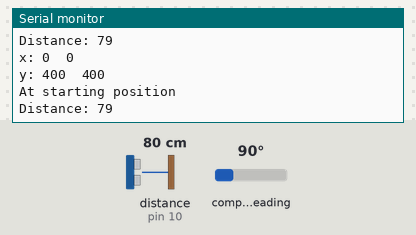
This sketch was run on a simulated Arduino Uno, built with avr-gcc and run on an emulated ATmega328P. On the bench: the last lines printed to the serial monitor. Wiring (inferred from the names in the program): ultrasonic range finder: trigger pin 9; echo pin 10; HMC5883L compass at I2C address 0x1E. The inputs (shaded band) are chosen by the test bench; at power-on: distance to the obstacle (sensor on pin 10) 80 cm, compass heading 90°. The echo pulse lasts 58.3 µs per cm.

Above: at 1.2 s.
1.3 s: distance to the obstacle (sensor on pin 10) set to 2 cm
At 1.75 s:
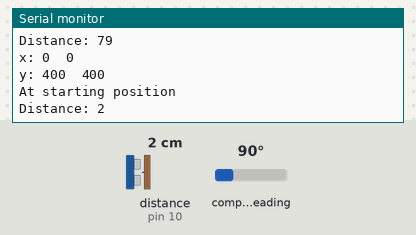
2.8 s: distance to the obstacle (sensor on pin 10) set to 299 cm
At 3.02 s:
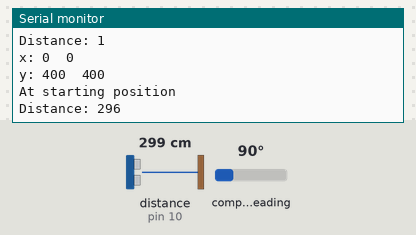
5.8 s: compass heading set to 7°
At 6.25 s:
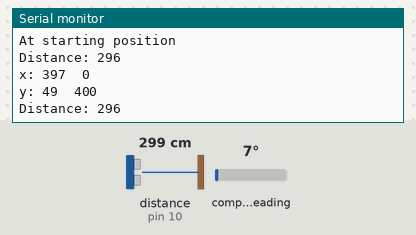
7.3 s: compass heading set to 180°
At 7.6 s:
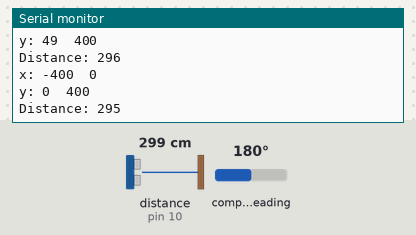
8.8 s: distance to the obstacle (sensor on pin 10) set to 9 cm
At 9.21 s:
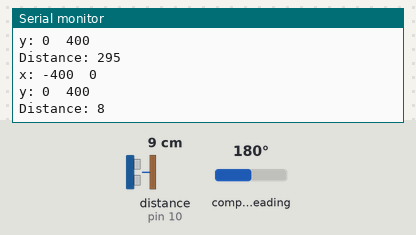
Timing chart, 0 to 11.8 s (numbered marks = the images above; inputs shaded):
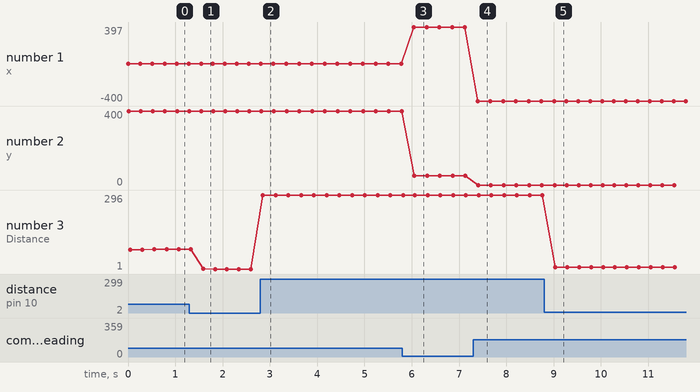

Measured:
- after the input at 1.3 s, the serial monitor: prints a new line after 0.29 s (image 1)
- after the input at 2.8 s, the serial monitor: prints a new line after 0.05 s (image 2)
- after the input at 5.8 s, the serial monitor: prints a new line after 0.25 s (image 3)
- after the input at 7.3 s, the serial monitor: prints a new line after 0.09 s (image 4)
- after the input at 8.8 s, the serial monitor: prints a new line after 0.23 s (image 5)
- plotted number 1: 0 → 397 after the input at 5.8 s, 397 → -400 after the input at 7.3 s
- plotted number 2: 400 → 49 after the input at 5.8 s
- plotted number 3: 79 → 1 after the input at 1.3 s, 1 → 296 after the input at 2.8 s, 296 → 295 after the input at 7.3 s, 295 → 8 after the input at 8.8 s

The sketch:

Pathfinding.ino
```cpp
// libraries
#include <Wire.h> //I2C Arduino Library

// compass sensor
// Analog input 4 I2C SDA
// Analog input 5 I2C SCL
#define address 0x1E //0011110b, I2C 7bit address of HMC5883

int startingDegreeX = -5000;
int startingDegreeY = -5000;

// ultrasonic sensor
// defines pins numbers
const int trigPin = 9;
const int echoPin = 10;
// defines variables
long duration;
int distance;

void setup(){
  //Initialize Serial and I2C communications
  Serial.begin(9600);
  Wire.begin();

  //Put the HMC5883 IC into the correct operating mode
  Wire.beginTransmission(address); //open communication with HMC5883
  Wire.write(0x02); //select mode register
  Wire.write(0x00); //continuous measurement mode
  Wire.endTransmission();

  // setup pinmode
  pinMode(trigPin, OUTPUT); // Sets the trigPin as an Output
  pinMode(echoPin, INPUT); // Sets the echoPin as an Input
}

void loop(){
  compass();
  ultrasonic();
  delay(250);
}

void compass() {
  int x,y,z; //triple axis data

  //Tell the HMC5883 where to begin reading data
  Wire.beginTransmission(address);
  Wire.write(0x03); //select register 3, X MSB register
  Wire.endTransmission();

  //Read data from each axis, 2 registers per axis
  Wire.requestFrom(address, 6);
  if(6<=Wire.available()){
    x = Wire.read()<<8; //X msb
    x |= Wire.read(); //X lsb
    z = Wire.read()<<8; //Z msb
    z |= Wire.read(); //Z lsb
    y = Wire.read()<<8; //Y msb
    y |= Wire.read(); //Y lsb
  }

  //Print out values of each axis
  Serial.print("x: ");
  Serial.print(x);
  Serial.print("\t");
  Serial.println(startingDegreeX);
  Serial.print("y: ");
  Serial.print(y);
  Serial.print("\t");
  Serial.println(startingDegreeY);

  if(startingDegreeX == -5000 && startingDegreeY == -5000) {
    startingDegreeX = x;
    startingDegreeY = y;
  }

  if(x <= startingDegreeX + 20 && x >= startingDegreeX - 20 && y <= startingDegreeY + 20 && y >= startingDegreeY - 20) {
    Serial.println("At starting position");
  }
}

void ultrasonic() {
  // Clears the trigPin
  digitalWrite(trigPin, LOW);
  delayMicroseconds(2);
  // Sets the trigPin on HIGH state for 10 micro seconds
  digitalWrite(trigPin, HIGH);
  delayMicroseconds(10);
  digitalWrite(trigPin, LOW);
  // Reads the echoPin, returns the sound wave travel time in microseconds
  duration = pulseIn(echoPin, HIGH);
  // Calculating the distance
  distance= duration*0.034/2;
  // Prints the distance on the Serial Monitor
  Serial.print("Distance: ");
  Serial.println(distance);
}
```
